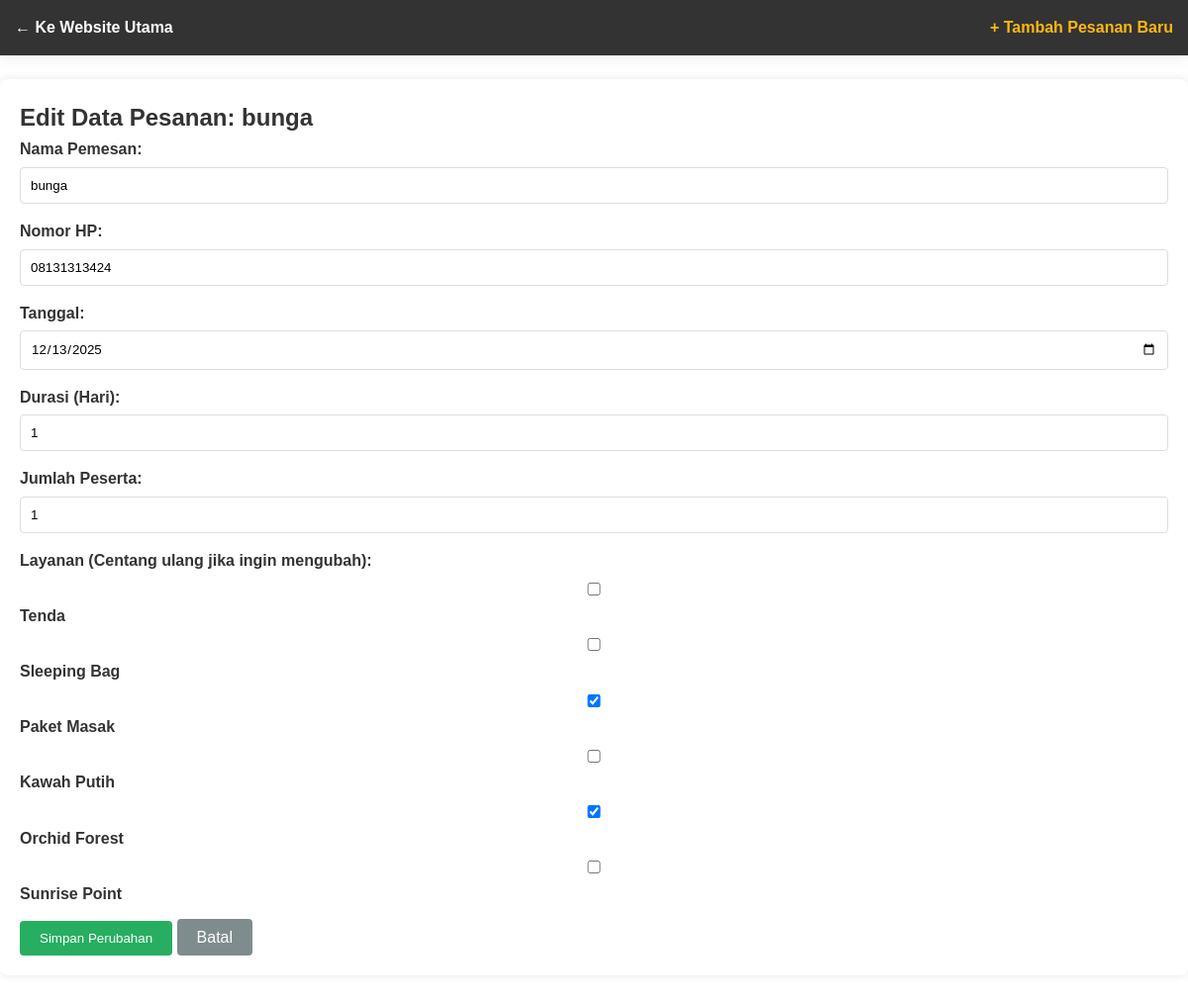
Screenshot of /main_page/modifikasi_pesanan.php?edit=3 with the database file from the repository.
### tables this page shows
CREATE TABLE `pesanan` (
  `id` int(11) NOT NULL,
  `nama_pemesan` varchar(100) DEFAULT NULL,
  `nomor_hp` varchar(20) DEFAULT NULL,
  `tanggal_pesan` date DEFAULT NULL,
  `waktu_perjalanan` int(11) DEFAULT NULL,
  `jumlah_peserta` int(11) DEFAULT NULL,
  `layanan_pilihan` text DEFAULT NULL,
  `harga_paket` decimal(10,2) DEFAULT NULL,
  `jumlah_tagihan` decimal(15,2) DEFAULT NULL
);

### main_page/modifikasi_pesanan.php (the view, shortened to what this page needs)
<?php
include 'koneksi.php';
$edit_mode = false;
$data_edit = [];
$layanan_checked = [];
if (isset($_GET['edit'])) {
    $id_edit = $_GET['edit'];
    $query_edit = "SELECT * FROM pesanan WHERE id = '$id_edit'";
    $result_edit = mysqli_query($conn, $query_edit);
    if ($row_edit = mysqli_fetch_assoc($result_edit)) {
        $edit_mode = true;
        $data_edit = $row_edit;
        $layanan_checked = explode(", ", $data_edit['layanan_pilihan']);
    }
}
?>
<!DOCTYPE html>
<html lang="id">
<head>
    <link rel="stylesheet" href="style.css">
</head>
<body>
    <header style="background: #333; padding: 15px;">
        <div class="navbar" style="padding: 0; max-width: 100%;">
            <a href="index.php" style="color: white; font-weight: bold;">&larr; Ke Website Utama</a>
            <a href="pesanan.php" style="color: var(--secondary-color); font-weight: bold; margin-left: 20px;">+ Tambah Pesanan Baru</a>
        </div>
    </header>
    <div class="container-admin">
        <?php if ($edit_mode): ?>
            <div class="header-admin">
                <h2>Edit Data Pesanan: <?php echo $data_edit['nama_pemesan']; ?></h2>
            </div>
            <form action="proses_pesan.php" method="POST">
                <input type="hidden" name="id_pesanan" value="<?php echo $data_edit['id']; ?>"> <div class="form-group">
                    <label>Nama Pemesan:</label>
                    <input type="text" name="nama" value="<?php echo $data_edit['nama_pemesan']; ?>" required>
                </div>
                <div class="form-group">
                    <label>Nomor HP:</label>
                    <input type="text" name="telp" value="<?php echo $data_edit['nomor_hp']; ?>" required>
                </div>
                <div class="form-group">
                    <label>Tanggal:</label>
                    <input type="date" name="tanggal" value="<?php echo $data_edit['tanggal_pesan']; ?>" required>
                </div>
                <div class="form-group">
                    <label>Durasi (Hari):</label>
                    <input type="number" name="waktu" value="<?php echo $data_edit['waktu_perjalanan']; ?>" required>
                </div>
                <div class="form-group">
                    <label>Jumlah Peserta:</label>
                    <input type="number" name="peserta" value="<?php echo $data_edit['jumlah_peserta']; ?>" required>
                </div>
                <div class="form-group">
                    <label>Layanan (Centang ulang jika ingin mengubah):</label>
                    <label><input type="checkbox" name="layanan[]" value="Tenda" <?php if(in_array("Tenda", $layanan_checked)) echo "checked"; ?>> Tenda</label>
                    <label><input type="checkbox" name="layanan[]" value="Sleeping Bag" <?php if(in_array("Sleeping Bag", $layanan_checked)) echo "checked"; ?>> Sleeping Bag</label>
                    <label><input type="checkbox" name="layanan[]" value="Paket Masak" <?php if(in_array("Paket Masak", $layanan_checked)) echo "checked"; ?>> Paket Masak</label>
                    <label><input type="checkbox" name="layanan[]" value="Kawah Putih" <?php if(in_array("Kawah Putih", $layanan_checked)) echo "checked"; ?>> Kawah Putih</label>
                    <label><input type="checkbox" name="layanan[]" value="Orchid Forest" <?php if(in_array("Orchid Forest", $layanan_checked)) echo "checked"; ?>> Orchid Forest</label>
                    <label><input type="checkbox" name="layanan[]" value="Sunrise Point" <?php if(in_array("Sunrise Point", $layanan_checked)) echo "checked"; ?>> Sunrise Point</label>
                </div>
                <button type="submit" class="btn-submit">Simpan Perubahan</button>
                <a href="modifikasi_pesanan.php" class="btn-cancel">Batal</a>
            </form>
        <?php endif; ?>
    </div>
</body>
</html>

### main_page/style.css (style rules this page uses)
:root { --primary-color: #00509d; --secondary-color: #fdb813; --text-dark: #333; --text-light: #666; --white: #fff; --bg-light: #f8f9fa; --border-radius: 8px; }
* { margin: 0; padding: 0; box-sizing: border-box; font-family: "Poppins", sans-serif; }
html { scroll-behavior: smooth; scroll-padding-top: 100px; }
body { line-height: 1.6; color: var(--text-dark); }
a { text-decoration: none; color: inherit; }
header { background: var(--white); box-shadow: 0 2px 15px rgba(0, 0, 0, 0.08); position: fixed; width: 100%; top: 0; z-index: 1000; }
.navbar { display: flex; justify-content: space-between; align-items: center; padding: 1rem 5%; max-width: 1200px; margin: 0 auto; }

### main_page/modifikasi_pesanan.php (style rules this page uses)
.container-admin { max-width: 1200px; margin: 80px auto; padding: 20px; background: #fff; box-shadow: 0 0 10px rgba(0,0,0,0.1); border-radius: 8px; }
.form-group { margin-bottom: 15px; }
.form-group label { display: block; margin-bottom: 5px; font-weight: 600; }
.form-group input { width: 100%; padding: 10px; border: 1px solid #ddd; border-radius: 4px; }
.btn-submit { padding: 10px 20px; background-color: #27ae60; color: white; border: none; border-radius: 4px; cursor: pointer; }
.btn-cancel { padding: 10px 20px; background-color: #7f8c8d; color: white; border: none; border-radius: 4px; text-decoration: none; }

### rows the page displays
pesanan: nama_pemesan "bunga", nama "bunga", telp "08131313424", tanggal "12/13/2025", waktu "1", peserta "1", layanan_pilihan "☑"
